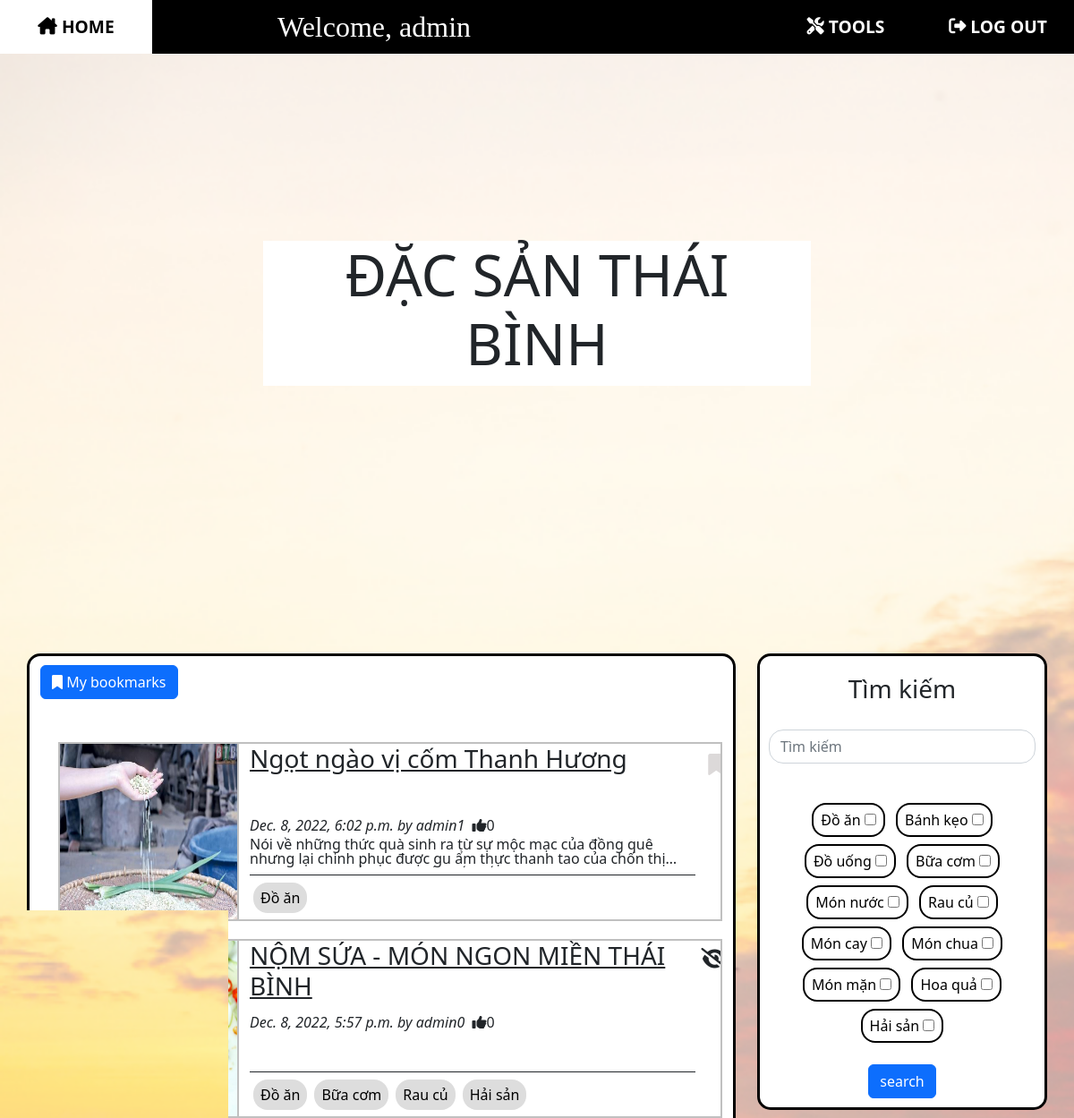
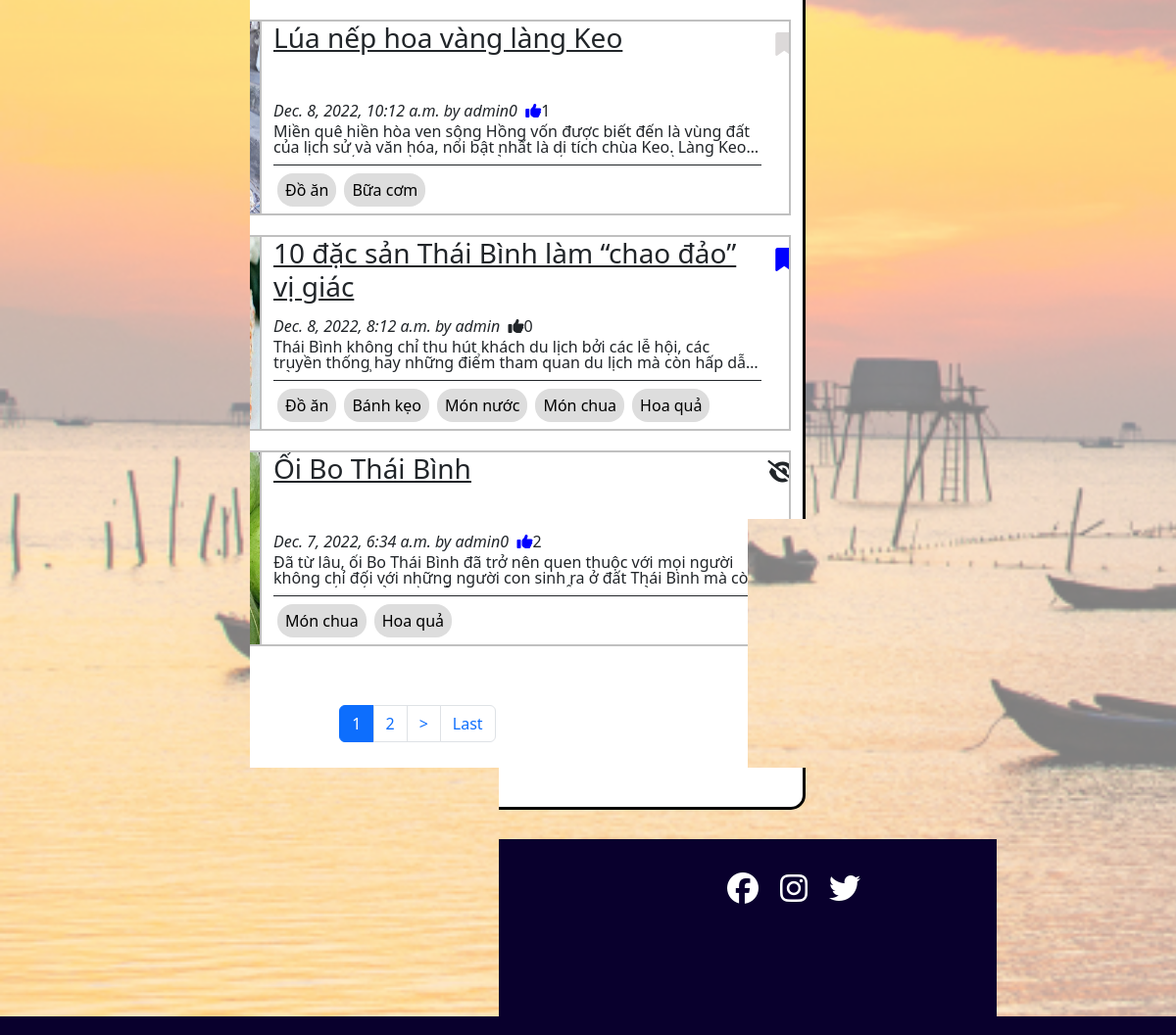
The app's page / (signed in) with its own data (2 pictures, top to bottom).
### blog/models.py (models this page shows, shortened)
class Post(models.Model):
    class NewManager(models.Manager):
        def get_queryset(self):
            return super().get_queryset().filter(status='published')
    options = (
        ('draft', 'Draft'),
        ('published', 'Published'),
    )
    title = models.CharField(max_length=250)
    category = models.ManyToManyField(
        Category, blank=True, related_name='posts')
    excerpt = models.TextField(blank=True, null=True)
    slug = models.SlugField(max_length=250, unique_for_date='publish')
    image = models.FileField(
        upload_to='static/thumbnail/', default='static/thumbnail/default/default.jpg')
    publish = models.DateTimeField(default=timezone.now)
    author = models.ForeignKey(
        User, on_delete=models.CASCADE, related_name='blog_posts')
    content = RichTextUploadingField(null=True)
    status = models.CharField(max_length=10, choices=options, default='draft')
    likes = models.ManyToManyField(User, blank=True, related_name='likes')
    bookmark = models.ManyToManyField(
        User, blank=True, related_name='bookmark')
    objects = models.Manager()  # default manager
    newmanager = NewManager()  # custom manager
    def get_absolute_url(self):
        return reverse('blog:post_single', args=[self.slug])
    class Meta:
        ordering = ('-publish',)

class Category(models.Model):
    name = models.CharField(max_length=100)
    def __str__(self):
        return self.name

### blog/views.py (the view)
# urls.py: path('', views.home, name='homepage'),
def home(request):
    posts = standard_filter(request)
    list = pagination(request, posts)
    return render(request, 'blog/index.html', {'posts': posts, 'categorys': Category.objects.all(), 'list': list})

### blog/views.py (called while the page is built)
def pagination(request, posts):
    obj = posts
    page_n = request.GET.get('page')
    p = Paginator(obj, 5)
    list = p.get_page(page_n)
    return list

def standard_filter(request):
    posts = Post.newmanager.all()
    user = request.user
    if user.is_superuser or user.is_staff:
        if user.is_superuser:
            posts = Post.objects.all()
        else:
            posts = Post.objects.filter(
                Q(status='published')) | Post.objects.filter(Q(author=user, status='draft'))
    return posts

### templates/blog/index.html
{% extends "base/base.html" %} {% block title %} {%if bookmark_page%} Đã đánh dấu {%else%} Đặc sản Thái Bình {%endif%} {% endblock %} {% load static %}{% block content %} {%include "base/nav-bar.html"%}
<div class="bgpic"><img src="{% static 'Bien-Thai-Binh.jpg' %}" /></div>
<div class="col">
    <div class="row" id="row-titlecard">
        <div class="titlecard">
            <h1 style="font-size:400%">{%if bookmark_page%} ĐÃ ĐÁNH DẤU {%else%} ĐẶC SẢN THÁI BÌNH {%endif%}</h1>
        </div>
    </div>
    <div class="row ">
        <div class="col-8">
            <div class="container">
                {%if not bookmark_page and user.is_authenticated %}
                <div style="margin-top: 10px;">
                    <a href="/mybookmarks/" class="btn btn-primary "><i class="fa-solid fa-bookmark "></i>&nbsp;My bookmarks</a>
                </div>
                {%endif%} {% include "blog/list.html" %}
            </div>
        </div>
        <div class="col-4">
            {% include "blog/searchbox.html" %}
        </div>
    </div>
    {%include "base/footer.html"%}
</div>
{% endblock %}

### templates/base/nav-bar.html (shortened to what this page needs)
{% extends "base/base.html"%}{%load static%} {%block content%}
<nav class="navbar-custom">
    <a class="nav-button" href="/" id="home">
        <i class="fa-solid fa-house-chimney" style="margin-right: 5px"></i>HOME</a>
    {% if user.is_authenticated%}
    <h2 class="welcome">Welcome, {{user}}</h2>{%endif%} {% if user.is_superuser or user.is_staff %}
    <a class="nav-button nav-right-2" href="{% url 'admin:index' %}" id="tools"> <i class="fa-solid fa-screwdriver-wrench" style="margin-right: 5px"></i>TOOLS</a>
        <a class="nav-button nav-right-2" href="/admin/blog/post/" id="tools-posts"> POSTS</a> {%endif%} {% if user.is_authenticated%}
    <a class="nav-button nav-right-1" href="{% url 'logout' %}?next={{request.path}}" id="logout"> <i class="fa-solid fa-right-from-bracket" style="margin-right: 5px"></i>LOG OUT</a>
    {% endif %}
</nav>
{%endblock%}

### templates/blog/list.html (shortened to what this page needs)
{%block content%}
<div class="col pt-5">
    {% for post in list %}
    <div class="post-container row">
        <div class="col-3 post-thumbnail ">
            <img src="/{{post.image}}" />
        </div>
        <div class="col-9 post-detail">
            <div class="post-title">
                <h3>
                    <a class="text-dark" href="{{post.get_absolute_url}} ">{{post.title}}</a>
                </h3>
            </div>
            <div class="post-meta">
                <em>{{post.publish}} by {{post.author}}</em> &nbsp; <i class="fa-sharp fa-solid fa-thumbs-up" {%if user in post.likes.all %} style="color: blue;" {%endif%}></i> {{post.likes.count}}
            </div>
            <div class="post-excerpt">
                <p>{{post.excerpt}}</p>
            </div>
            <div class="post-cat">
                {% for tag in post.category.all %}
                <a class="tag-btn" href="/search/?q=&c={{tag.id}}">{{tag}}</a>{%endfor%}
            </div>
            {% if user.is_authenticated%} {% if post.status == 'draft'%} <i class="fa-sharp fa-solid fa-eye-slash fa-xl"></i>{%else%}
            <form action=" /bookmark/{{post.slug}} " method="post " id="bookmark">
                {% csrf_token %} {%if user in post.bookmark.all %}
                <button type="submit " name="post_id " value="{{post.id}} "><i class="fa-solid fa-bookmark" style="color: blue;"></i>&nbsp;
                        {%else%}
                    <button type="submit " name="post_id " value="{{post.id}} "><i class="fa-solid fa-bookmark " style="color: rgb(220, 217, 217);"></i>&nbsp;
                        {%endif%}
                    </button>
            </form>
            {%endif%} {%endif%}
        </div>
    </div>
    {% endfor %}
</div>
<nav aria-label="Page navigation example">
    <ul class="pagination" style="text-align: center;">
        <li class="page-item active"><a class="page-link" href="?page={{list.number}}">{{list.number}}</a></li>
        {%if list.has_next%}
        <li class="page-item"><a class="page-link" href="?page={{list.next_page_number}}">{{list.next_page_number}}</a></li>
        <li class="page-item"><a class="page-link" href="?page={{list.next_page_number}}">></a></li>
        <li class="page-item"><a class="page-link" href="?page={{list.paginator.num_pages}}">Last</a></li>
        {%endif%}
    </ul>
</nav>
{%endblock%}

### templates/blog/searchbox.html
{% load static %} {% block content %}
<link href="{% static 'style.css' %}" rel="stylesheet">
<div class="search-box">
    <form role="search" method="get" action="/search/">
        <h3>Tìm kiếm</h3>
        <div class="search-bar">
            <input class="form-control me-5" name="q" type="search" placeholder="Tìm kiếm" aria-label="Search">
        </div>
        <div class="tag-bar">
            {% for tag in categorys.all%}
            <div class="tag-checkbox">
                <label for="{{tag}}" class="">{{tag.name}}</label>
                <input name="c" type="checkbox" id="{{tag}}" value="{{tag.pk}}">
            </div>
            {%endfor%}
        </div>
        <button class="btn btn-primary" type="submit">search </button>
    </form>
</div>
{% endblock %}

### static/style.css (style rules this page uses)
* { box-sizing: border-box; padding: 0; margin: 0; }
.bgpic { width: 100%; height: 100%; position: fixed; z-index: -1; opacity: 0.5; }
.container { border: solid black; border-radius: 15px; background-color: white; margin: 30px; padding-bottom: 50px; min-height: 1000px; }
.titlecard { background-color: white; width: 50%; text-align: center; align-self: center; margin-right: auto; margin-left: auto; }
#row-titlecard { height: 700px; }
.search-box { border: solid black; display: flex; flex-direction: column; align-items: center; border-radius: 15px; background-color: white; min-height: 400px; position: sticky; top: 70px; margin: 30px; padding: 20px 10px 10px 10px; }
.search-box form { display: flex; flex-direction: column; align-items: center; }
.search-bar { margin-top: 20px; margin-bottom: 20px; }
.tag-bar { margin: 20px 10px 20px 10px; text-align: center; }
.tag-checkbox { border: black solid 2px; color: black; padding: 5px 8px; text-align: center; text-decoration: none; display: inline-block; margin: 4px; cursor: pointer; border-radius: 16px; min-width: 55px; }
.nav-button { border: transparent; font-size: larger; font-weight: 600; text-decoration: none; display: flex; align-items: center; justify-content: center; color: white; background-color: black; height: 100%; width: 170px; }
.nav-right-1 { justify-self: flex-end; order: 2; margin-left: 0; margin-right: 0; }
.nav-right-2 { justify-self: flex-end; order: 1; margin-left: auto; margin-right: 0; }
.welcome { font-family: Apple Chancery, cursive; border: transparent; text-decoration: none; display: flex; align-items: center; justify-items: center; color: white; background-color: black; padding-left: 40px; padding-right: 40px; height: 100%; margin-left: 100px; margin-right: auto; }
.navbar-custom { position: fixed; display: flex; flex-direction: row; background-color: black; width: 100%; height: 60px; z-index: 1; }
.form-control { border-radius: 1rem; }
.post-container { position: relative; background-color: white; border: solid #C0C0C0 2px; margin: 0 0 20px 20px; height: 200px; max-width: 800px; overflow: hidden; }
.post-container .post-thumbnail { position: absolute; padding: 0; border-right: inherit; overflow: hidden; height: 100%; width: 200px; }
.post-container .post-thumbnail img { width: 100%; height: 100%; }
.post-container .post-detail { position: relative; left: 200px; }
.post-container .post-detail .post-title { position: absolute; margin-bottom: 10px; height: 70px; width: 90%; overflow: hidden; text-overflow: ellipsis; display: -webkit-box; line-height: 40px; -webkit-line-clamp: 2; -webkit-box-orient: vertical; }
.post-container .post-detail .post-excerpt { position: absolute; bottom: 45px; margin-bottom: 13px; height: 34px; width: 90%; overflow: hidden; text-overflow: ellipsis; display: -webkit-box; line-height: 16px; -webkit-line-clamp: 2; -webkit-box-orient: vertical; }
.post-container .post-detail .post-cat { position: absolute; bottom: 0px; border-top: solid 1px; height: 50px; width: 90%; text-overflow: ellipsis; overflow: hidden; display: flex; align-items: center; }
.post-container .post-detail .post-meta { position: absolute; bottom: 95px; font-size: medium; height: 18px; width: 90%; overflow: hidden; text-overflow: ellipsis; display: -webkit-box; line-height: 15px; }
.tag-btn { background-color: #ddd; border: none; color: black; padding: 5px 8px; text-align: center; text-decoration: none; display: inline-block; margin: 4px; cursor: pointer; border-radius: 16px; min-width: 55px; }
.pagination { margin-top: 60px; display: flex; justify-content: center; }
.active>.page-link { z-index: 0; }
.post-container #bookmark { position: absolute; top: 5px; right: 5px; }
.post-container #bookmark button { border: none; background-color: inherit; font-size: x-large; }
.fa-eye-slash { position: absolute; top: 20px; right: 7px; }

### records on screen
Post: image (picture), title "Ngọt ngào vị cốm Thanh Hương", publish "Dec. 8, 2022, 6:02 p.m.", author "admin1", likes.count "0", excerpt "Nói về những thức quà sinh ra từ sự mộc mạc của đồng quê nhưng lại chinh phục được gu ẩm thực thanh tao của chốn…"
Category: name "Đồ ăn"
Post: image (picture), title "NỘM SỨA - MÓN NGON MIỀN THÁI BÌNH", publish "Dec. 8, 2022, 5:57 p.m.", author "admin0", likes.count "0", status "draft" (drawn)
Category: name "Bữa cơm"
Category: name "Rau củ"
Category: name "Hải sản"
Post: image (picture), title "Lúa nếp hoa vàng làng Keo", publish "Dec. 8, 2022, 10:12 a.m.", author "admin0", likes.count "1", excerpt "Miền quê hiền hòa ven sông Hồng vốn được biết đến là vùng đất của lịch sử và văn hóa, nổi bật nhất là di tích chùa Keo. Làng…"
Post: image (picture), title "10 đặc sản Thái Bình làm “chao đảo” vị giác", publish "Dec. 8, 2022, 8:12 a.m.", author "admin", likes.count "0", excerpt "Thái Bình không chỉ thu hút khách du lịch bởi các lễ hội, các truyền thống hay những điểm tham quan du lịch mà còn hấp…"
Category: name "Bánh kẹo"
Category: name "Món nước"
Category: name "Món chua"
Category: name "Hoa quả"
Post: image (picture), title "Ổi Bo Thái Bình", publish "Dec. 7, 2022, 6:34 a.m.", author "admin0", likes.count "2", excerpt "Đã từ lâu, ổi Bo Thái Bình đã trở nên quen thuộc với mọi người không chỉ đối với những người con sinh ra ở đất Thái Bình mà…", status "draft" (drawn)
Category: name "Đồ uống"
Category: name "Món cay"
Category: name "Món mặn"

### other values on screen
{{ user }} "admin"
{{ list.number }} "1"
{{ list.next_page_number }} "2"
